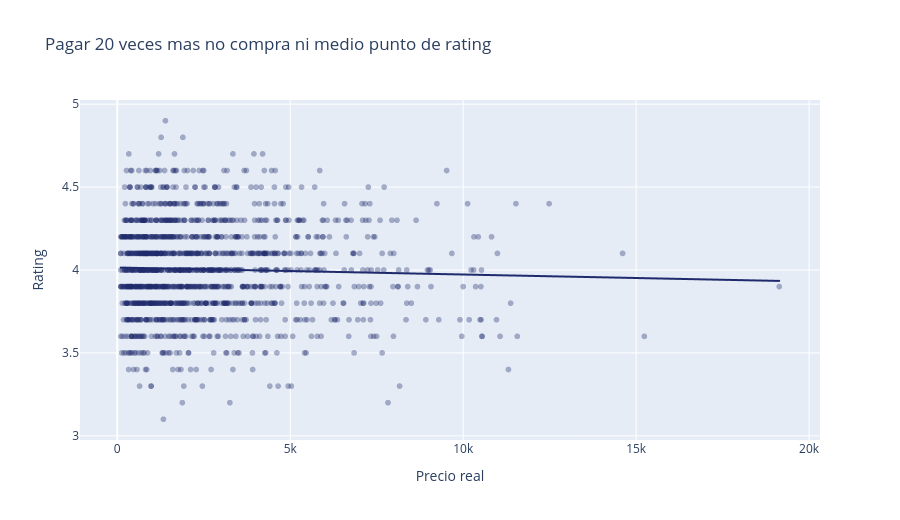

The notebook cell saved with this chart:
### Markdown cell above
### Visualización 1 (ancla, interactiva) - Precio vs rating

**Por qué este gráfico:** cruzo dos variables numéricas a nivel de producto, así que la dispersión es
la forma correcta; le añado la línea de tendencia OLS para que la dirección de la relación no dependa
de mi interpretación, y el hover para poder inspeccionar los casos extremos.

### Code cell
fig = px.scatter(df, x="actual_price", y="rating", trendline="ols",
                 opacity=0.35, color_discrete_sequence=["#1e2a6b"],
                 hover_data=["product_name", "category"],
                 title="Pagar 20 veces mas no compra ni medio punto de rating",
                 labels={"actual_price": "Precio real", "rating": "Rating"})
fig.update_layout(height=520)
fig.show()

print("Correlacion precio-rating:", round(df["actual_price"].corr(df["rating"]), 4))

### Figure 1 — Plotly figure (JSON) as saved in the notebook; plotly's stock layout.template omitted (floating-point values rounded to 4 significant figures; data arrays with more than 128 entries replaced by an {"elided": "..."} marker saying what was removed)
{"data": [{"customdata": {"elided": "1465x2 str values"}, "hovertemplate": "Precio real=%{x}<br>Rating=%{y}<br>product_name=%{customdata[0]}<br>category=%{customdata[1]}<extra></extra>", "legendgroup": "", "marker": {"color": "#1e2a6b", "opacity": 0.35, "symbol": "circle"}, "mode": "markers", "name": "", "showlegend": false, "type": "scattergl", "x": {"elided": "1465 float values"}, "xaxis": "x", "y": {"elided": "1465 float values"}, "yaxis": "y"}, {"hovertemplate": "<b>OLS trendline</b><br>rating = -4.21885e-06 * actual_price + 4.01499<br>R<sup>2</sup>=0.001241<br><br>Precio real=%{x}<br>Rating=%{y} <b>(trend)</b><extra></extra>", "legendgroup": "", "marker": {"color": "#1e2a6b", "symbol": "circle"}, "mode": "lines", "name": "", "showlegend": false, "type": "scattergl", "x": {"elided": "1465 float values"}, "xaxis": "x", "y": {"elided": "1465 float values"}, "yaxis": "y"}], "layout": {"height": 520, "legend": {"tracegroupgap": 0}, "title": {"text": "Pagar 20 veces mas no compra ni medio punto de rating"}, "xaxis": {"anchor": "y", "domain": [0.0, 1.0], "title": {"text": "Precio real"}}, "yaxis": {"anchor": "x", "domain": [0.0, 1.0], "title": {"text": "Rating"}}}}
